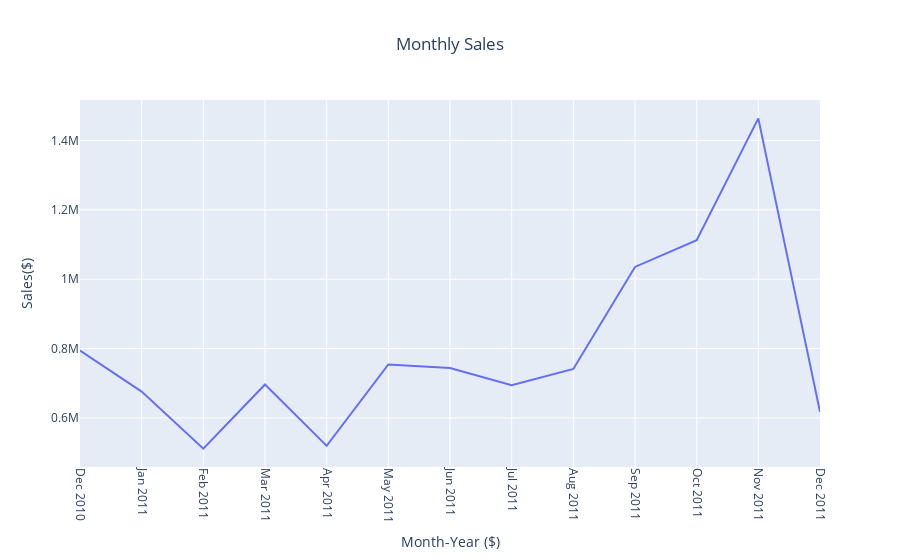

The cell this chart's notebook holds for it:
### Code cell
# Membuat line chart sales per bulan
fig = px.line(sales_month,
              x = sales_month['YearMonth'].dt.strftime('%b %Y'),
              y = 'Sales($)',
              title = 'Monthly Sales')
fig.update_xaxes(tickangle = 90)
fig.update_layout(xaxis_title = 'Month-Year ($)', title_x = 0.5)
fig.show()

### Figure 1 — Plotly figure (JSON) as saved in the notebook; plotly's stock layout.template omitted (floating-point values rounded to 4 significant figures)
{"data": [{"hovertemplate": "x=%{x}<br>Sales($)=%{y}<extra></extra>", "legendgroup": "", "line": {"color": "#636efa", "dash": "solid"}, "marker": {"symbol": "circle"}, "mode": "lines", "name": "", "orientation": "v", "showlegend": false, "type": "scatter", "x": ["Dec 2010", "Jan 2011", "Feb 2011", "Mar 2011", "Apr 2011", "May 2011", "Jun 2011", "Jul 2011", "Aug 2011", "Sep 2011", "Oct 2011", "Nov 2011", "Dec 2011"], "xaxis": "x", "y": [794300.0, 675800.0, 511200.0, 696100.0, 519300.0, 753800.0, 743800.0, 694100.0, 741100.0, 1035000.0, 1112000.0, 1464000.0, 617500.0], "yaxis": "y"}], "layout": {"legend": {"tracegroupgap": 0}, "title": {"text": "Monthly Sales", "x": 0.5}, "xaxis": {"anchor": "y", "domain": [0, 1], "tickangle": 90, "title": {"text": "Month-Year ($)"}}, "yaxis": {"anchor": "x", "domain": [0, 1], "title": {"text": "Sales($)"}}}}
